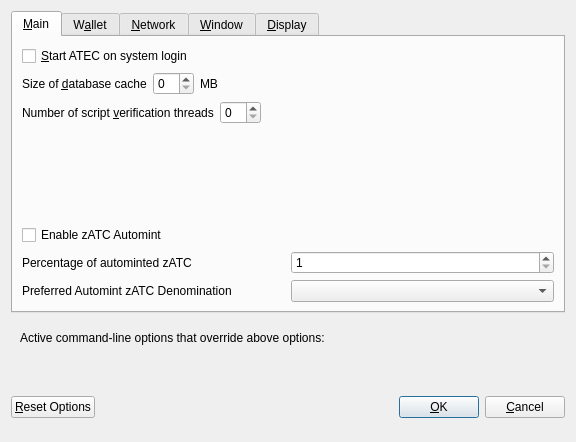
<?xml version="1.0" encoding="UTF-8"?>
<ui version="4.0">
 <class>OptionsDialog</class>
 <widget class="QDialog" name="OptionsDialog">
  <property name="geometry">
   <rect>
    <x>0</x>
    <y>0</y>
    <width>576</width>
    <height>442</height>
   </rect>
  </property>
  <property name="windowTitle">
   <string>Options</string>
  </property>
  <property name="modal">
   <bool>true</bool>
  </property>
  <layout class="QVBoxLayout" name="verticalLayout">
   <item>
    <widget class="QTabWidget" name="tabWidget">
     <property name="currentIndex">
      <number>0</number>
     </property>
     <widget class="QWidget" name="tabMain">
      <attribute name="title">
       <string>&amp;Main</string>
      </attribute>
      <layout class="QVBoxLayout" name="verticalLayout_Main">
       <item>
        <widget class="QCheckBox" name="bitcoinAtStartup">
         <property name="toolTip">
          <string>Automatically start ATEC after logging in to the system.</string>
         </property>
         <property name="text">
          <string>&amp;Start ATEC on system login</string>
         </property>
        </widget>
       </item>
       <item>
        <layout class="QHBoxLayout" name="horizontalLayout_2_Main">
         <item>
          <widget class="QLabel" name="databaseCacheLabel">
           <property name="text">
            <string>Size of &amp;database cache</string>
           </property>
           <property name="textFormat">
            <enum>Qt::PlainText</enum>
           </property>
           <property name="buddy">
            <cstring>databaseCache</cstring>
           </property>
          </widget>
         </item>
         <item>
          <widget class="QSpinBox" name="databaseCache"/>
         </item>
         <item>
          <widget class="QLabel" name="databaseCacheUnitLabel">
           <property name="text">
            <string>MB</string>
           </property>
           <property name="textFormat">
            <enum>Qt::PlainText</enum>
           </property>
          </widget>
         </item>
         <item>
          <spacer name="horizontalSpacer_2_Main">
           <property name="orientation">
            <enum>Qt::Horizontal</enum>
           </property>
           <property name="sizeHint" stdset="0">
            <size>
             <width>40</width>
             <height>20</height>
            </size>
           </property>
          </spacer>
         </item>
        </layout>
       </item>
       <item>
        <layout class="QHBoxLayout" name="horizontalLayout_3_Main">
         <item>
          <widget class="QLabel" name="threadsScriptVerifLabel">
           <property name="text">
            <string>Number of script &amp;verification threads</string>
           </property>
           <property name="textFormat">
            <enum>Qt::PlainText</enum>
           </property>
           <property name="buddy">
            <cstring>threadsScriptVerif</cstring>
           </property>
          </widget>
         </item>
         <item>
          <widget class="QSpinBox" name="threadsScriptVerif">
           <property name="toolTip">
            <string>(0 = auto, &lt;0 = leave that many cores free)</string>
           </property>
          </widget>
         </item>
         <item>
          <spacer name="horizontalSpacer_3_Main">
           <property name="orientation">
            <enum>Qt::Horizontal</enum>
           </property>
           <property name="sizeHint" stdset="0">
            <size>
             <width>40</width>
             <height>20</height>
            </size>
           </property>
          </spacer>
         </item>
        </layout>
       </item>
       <item>
        <spacer name="verticalSpacer_2">
         <property name="orientation">
          <enum>Qt::Vertical</enum>
         </property>
         <property name="sizeHint" stdset="0">
          <size>
           <width>20</width>
           <height>40</height>
          </size>
         </property>
        </spacer>
       </item>
       <item>
        <widget class="QCheckBox" name="checkBoxZeromintEnable">
         <property name="toolTip">
          <string>Enable automatic minting of ATC units to zATC</string>
         </property>
         <property name="layoutDirection">
          <enum>Qt::LeftToRight</enum>
         </property>
         <property name="text">
          <string>Enable zATC Automint</string>
         </property>
        </widget>
       </item>
       <item>
        <layout class="QHBoxLayout" name="horizontalLayout_3">
         <item>
          <widget class="QLabel" name="percentage_label">
           <property name="toolTip">
            <string>Percentage of incoming ATC which get automatically converted to zATC via Zerocoin Protocol (min: 10%)</string>
           </property>
           <property name="text">
            <string>Percentage of autominted zATC</string>
           </property>
          </widget>
         </item>
         <item>
          <widget class="QSpinBox" name="zeromintPercentage">
           <property name="minimum">
            <number>1</number>
           </property>
           <property name="maximum">
            <number>100</number>
           </property>
          </widget>
         </item>
        </layout>
       </item>
       <item>
        <layout class="QHBoxLayout" name="horizontalLayout" stretch="0,0">
         <property name="sizeConstraint">
          <enum>QLayout::SetFixedSize</enum>
         </property>
         <item>
          <widget class="QLabel" name="labelPreferredDenom">
           <property name="maximumSize">
            <size>
             <width>16777215</width>
             <height>16777215</height>
            </size>
           </property>
           <property name="toolTip">
            <string>Wait with automatic conversion to Zerocoin until enough ATC for this denomination is available</string>
           </property>
           <property name="text">
            <string>Preferred Automint zATC Denomination</string>
           </property>
          </widget>
         </item>
         <item>
          <widget class="QComboBox" name="preferredDenom">
           <property name="maximumSize">
            <size>
             <width>16777215</width>
             <height>27</height>
            </size>
           </property>
           <property name="toolTip">
            <string>Wait with automatic conversion to Zerocoin until enough ATC for this denomination is available</string>
           </property>
           <property name="maxVisibleItems">
            <number>9</number>
           </property>
           <property name="maxCount">
            <number>9</number>
           </property>
          </widget>
         </item>
        </layout>
       </item>
      </layout>
     </widget>
     <widget class="QWidget" name="tabWallet">
      <attribute name="title">
       <string>W&amp;allet</string>
      </attribute>
      <layout class="QVBoxLayout" name="verticalLayout_Wallet">
       <item>
        <layout class="QHBoxLayout" name="horizontalLayout_2_Wallet">
         <item>
          <widget class="QLabel" name="labelStakeSplitThresholdText">
           <property name="text">
            <string>Stake split threshold:</string>
           </property>
          </widget>
         </item>
         <item>
          <widget class="QSpinBox" name="spinBoxStakeSplitThreshold">
           <property name="minimum">
            <number>1</number>
           </property>
           <property name="maximum">
            <number>999999</number>
           </property>
          </widget>
         </item>
        </layout>
       </item>
       <item>
        <widget class="QGroupBox" name="groupBox">
         <property name="title">
          <string>Expert</string>
         </property>
         <layout class="QVBoxLayout" name="verticalLayout_2">
          <item>
           <widget class="QCheckBox" name="coinControlFeatures">
            <property name="toolTip">
             <string>Whether to show coin control features or not.</string>
            </property>
            <property name="text">
             <string>Enable coin &amp;control features</string>
            </property>
           </widget>
          </item>
          <item>
           <widget class="QCheckBox" name="showMasternodesTab">
            <property name="toolTip">
             <string>Show additional tab listing all your masternodes in first sub-tab&lt;br/&gt;and all masternodes on the network in second sub-tab.</string>
            </property>
            <property name="text">
             <string>Show Masternodes Tab</string>
            </property>
           </widget>
          </item>
          <item>
           <widget class="QCheckBox" name="spendZeroConfChange">
            <property name="toolTip">
             <string>If you disable the spending of unconfirmed change, the change from a transaction&lt;br/&gt;cannot be used until that transaction has at least one confirmation.&lt;br/&gt;This also affects how your balance is computed.</string>
            </property>
            <property name="text">
             <string>&amp;Spend unconfirmed change</string>
            </property>
           </widget>
          </item>
         </layout>
        </widget>
       </item>
       <item>
        <spacer name="verticalSpacer_Wallet">
         <property name="orientation">
          <enum>Qt::Vertical</enum>
         </property>
         <property name="sizeHint" stdset="0">
          <size>
           <width>20</width>
           <height>40</height>
          </size>
         </property>
        </spacer>
       </item>
      </layout>
     </widget>
     <widget class="QWidget" name="tabNetwork">
      <attribute name="title">
       <string>&amp;Network</string>
      </attribute>
      <layout class="QVBoxLayout" name="verticalLayout_Network">
       <item>
        <widget class="QCheckBox" name="mapPortUpnp">
         <property name="toolTip">
          <string>Automatically open the ATEC client port on the router. This only works when your router supports UPnP and it is enabled.</string>
         </property>
         <property name="text">
          <string>Map port using &amp;UPnP</string>
         </property>
        </widget>
       </item>
       <item>
        <widget class="QCheckBox" name="allowIncoming">
         <property name="toolTip">
          <string>Accept connections from outside</string>
         </property>
         <property name="text">
          <string>Allow incoming connections</string>
         </property>
        </widget>
       </item>
       <item>
        <widget class="QCheckBox" name="connectSocks">
         <property name="toolTip">
          <string>Connect to the ATEC network through a SOCKS5 proxy.</string>
         </property>
         <property name="text">
          <string>&amp;Connect through SOCKS5 proxy (default proxy):</string>
         </property>
        </widget>
       </item>
       <item>
        <layout class="QHBoxLayout" name="horizontalLayout_1_Network">
         <item>
          <widget class="QLabel" name="proxyIpLabel">
           <property name="text">
            <string>Proxy &amp;IP:</string>
           </property>
           <property name="textFormat">
            <enum>Qt::PlainText</enum>
           </property>
           <property name="buddy">
            <cstring>proxyIp</cstring>
           </property>
          </widget>
         </item>
         <item>
          <widget class="QValidatedLineEdit" name="proxyIp">
           <property name="minimumSize">
            <size>
             <width>140</width>
             <height>0</height>
            </size>
           </property>
           <property name="maximumSize">
            <size>
             <width>140</width>
             <height>16777215</height>
            </size>
           </property>
           <property name="toolTip">
            <string>IP address of the proxy (e.g. IPv4: 127.0.0.1 / IPv6: ::1)</string>
           </property>
          </widget>
         </item>
         <item>
          <widget class="QLabel" name="proxyPortLabel">
           <property name="text">
            <string>&amp;Port:</string>
           </property>
           <property name="textFormat">
            <enum>Qt::PlainText</enum>
           </property>
           <property name="buddy">
            <cstring>proxyPort</cstring>
           </property>
          </widget>
         </item>
         <item>
          <widget class="QLineEdit" name="proxyPort">
           <property name="minimumSize">
            <size>
             <width>55</width>
             <height>0</height>
            </size>
           </property>
           <property name="maximumSize">
            <size>
             <width>55</width>
             <height>16777215</height>
            </size>
           </property>
           <property name="toolTip">
            <string>Port of the proxy (e.g. 9050)</string>
           </property>
          </widget>
         </item>
         <item>
          <spacer name="horizontalSpacer_1_Network">
           <property name="orientation">
            <enum>Qt::Horizontal</enum>
           </property>
           <property name="sizeHint" stdset="0">
            <size>
             <width>40</width>
             <height>20</height>
            </size>
           </property>
          </spacer>
         </item>
        </layout>
       </item>
       <item>
        <spacer name="verticalSpacer_Network">
         <property name="orientation">
          <enum>Qt::Vertical</enum>
         </property>
         <property name="sizeHint" stdset="0">
          <size>
           <width>20</width>
           <height>40</height>
          </size>
         </property>
        </spacer>
       </item>
      </layout>
     </widget>
     <widget class="QWidget" name="tabWindow">
      <attribute name="title">
       <string>&amp;Window</string>
      </attribute>
      <layout class="QVBoxLayout" name="verticalLayout_Window">
       <item>
        <widget class="QCheckBox" name="minimizeToTray">
         <property name="toolTip">
          <string>Show only a tray icon after minimizing the window.</string>
         </property>
         <property name="text">
          <string>&amp;Minimize to the tray instead of the taskbar</string>
         </property>
        </widget>
       </item>
       <item>
        <widget class="QCheckBox" name="minimizeOnClose">
         <property name="toolTip">
          <string>Minimize instead of exit the application when the window is closed. When this option is enabled, the application will be closed only after selecting Quit in the menu.</string>
         </property>
         <property name="text">
          <string>M&amp;inimize on close</string>
         </property>
        </widget>
       </item>
       <item>
        <spacer name="verticalSpacer_Window">
         <property name="orientation">
          <enum>Qt::Vertical</enum>
         </property>
         <property name="sizeHint" stdset="0">
          <size>
           <width>20</width>
           <height>40</height>
          </size>
         </property>
        </spacer>
       </item>
      </layout>
     </widget>
     <widget class="QWidget" name="tabDisplay">
      <attribute name="title">
       <string>&amp;Display</string>
      </attribute>
      <layout class="QVBoxLayout" name="verticalLayout_Display">
       <item>
        <layout class="QHBoxLayout" name="horizontalLayout_1_Display">
         <item>
          <widget class="QLabel" name="langLabel">
           <property name="text">
            <string>User Interface &amp;language:</string>
           </property>
           <property name="textFormat">
            <enum>Qt::PlainText</enum>
           </property>
           <property name="buddy">
            <cstring>lang</cstring>
           </property>
          </widget>
         </item>
         <item>
          <widget class="QValueComboBox" name="lang">
           <property name="toolTip">
            <string>The user interface language can be set here. This setting will take effect after restarting ATEC.</string>
           </property>
          </widget>
         </item>
        </layout>
       </item>
       <item>
        <widget class="QLabel" name="label_3">
         <property name="toolTip">
          <string notr="true"/>
         </property>
         <property name="statusTip">
          <string notr="true"/>
         </property>
         <property name="whatsThis">
          <string notr="true"/>
         </property>
         <property name="accessibleName">
          <string notr="true"/>
         </property>
         <property name="text">
          <string>Language missing or translation incomplete? Help contributing translations here:
https://www.transifex.com/atec-project/atec-project-translations</string>
         </property>
         <property name="wordWrap">
          <bool>true</bool>
         </property>
         <property name="openExternalLinks">
          <bool>true</bool>
         </property>
         <property name="textInteractionFlags">
          <set>Qt::TextBrowserInteraction</set>
         </property>
        </widget>
       </item>
       <item>
        <layout class="QHBoxLayout" name="horizontalLayout_4_Display" stretch="0,0">
         <item>
          <widget class="QLabel" name="themeLabel">
           <property name="text">
            <string>User Interface Theme:</string>
           </property>
          </widget>
         </item>
         <item>
          <widget class="QValueComboBox" name="theme"/>
         </item>
        </layout>
       </item>
       <item>
        <widget class="Line" name="line">
         <property name="orientation">
          <enum>Qt::Horizontal</enum>
         </property>
        </widget>
       </item>
       <item>
        <layout class="QHBoxLayout" name="horizontalLayout_2_Display">
         <item>
          <widget class="QLabel" name="unitLabel">
           <property name="text">
            <string>&amp;Unit to show amounts in:</string>
           </property>
           <property name="textFormat">
            <enum>Qt::PlainText</enum>
           </property>
           <property name="buddy">
            <cstring>unit</cstring>
           </property>
          </widget>
         </item>
         <item>
          <widget class="QValueComboBox" name="unit">
           <property name="toolTip">
            <string>Choose the default subdivision unit to show in the interface and when sending coins.</string>
           </property>
          </widget>
         </item>
        </layout>
       </item>
       <item>
        <layout class="QHBoxLayout" name="horizontalLayout_5_Display">
         <item>
          <widget class="QLabel" name="digitsLabel">
           <property name="text">
            <string>Decimal digits</string>
           </property>
          </widget>
         </item>
         <item>
          <widget class="QValueComboBox" name="digits"/>
         </item>
        </layout>
       </item>
       <item>
        <widget class="QCheckBox" name="checkBoxHideZeroBalances">
         <property name="toolTip">
          <string>Hide empty balances</string>
         </property>
         <property name="layoutDirection">
          <enum>Qt::LeftToRight</enum>
         </property>
         <property name="text">
          <string>Hide empty balances</string>
         </property>
        </widget>
       </item>
       <item>
        <layout class="QHBoxLayout" name="horizontalLayout_3_Display">
         <item>
          <widget class="QLabel" name="thirdPartyTxUrlsLabel">
           <property name="toolTip">
            <string>Third party URLs (e.g. a block explorer) that appear in the transactions tab as context menu items. %s in the URL is replaced by transaction hash. Multiple URLs are separated by vertical bar |.</string>
           </property>
           <property name="text">
            <string>Third party transaction URLs</string>
           </property>
           <property name="buddy">
            <cstring>thirdPartyTxUrls</cstring>
           </property>
          </widget>
         </item>
         <item>
          <widget class="QLineEdit" name="thirdPartyTxUrls">
           <property name="toolTip">
            <string>Third party URLs (e.g. a block explorer) that appear in the transactions tab as context menu items. %s in the URL is replaced by transaction hash. Multiple URLs are separated by vertical bar |.</string>
           </property>
          </widget>
         </item>
        </layout>
       </item>
       <item>
        <spacer name="verticalSpacer">
         <property name="orientation">
          <enum>Qt::Vertical</enum>
         </property>
         <property name="sizeHint" stdset="0">
          <size>
           <width>20</width>
           <height>40</height>
          </size>
         </property>
        </spacer>
       </item>
      </layout>
     </widget>
    </widget>
   </item>
   <item>
    <widget class="QFrame" name="frame">
     <layout class="QVBoxLayout" name="verticalLayout_Bottom">
      <item>
       <layout class="QHBoxLayout" name="horizontalLayout_Bottom">
        <item>
         <widget class="QLabel" name="overriddenByCommandLineInfoLabel">
          <property name="text">
           <string>Active command-line options that override above options:</string>
          </property>
          <property name="textFormat">
           <enum>Qt::PlainText</enum>
          </property>
         </widget>
        </item>
        <item>
         <spacer name="horizontalSpacer_Bottom">
          <property name="orientation">
           <enum>Qt::Horizontal</enum>
          </property>
          <property name="sizeHint" stdset="0">
           <size>
            <width>40</width>
            <height>20</height>
           </size>
          </property>
         </spacer>
        </item>
       </layout>
      </item>
      <item>
       <widget class="QLabel" name="overriddenByCommandLineLabel">
        <property name="text">
         <string/>
        </property>
        <property name="textFormat">
         <enum>Qt::PlainText</enum>
        </property>
        <property name="wordWrap">
         <bool>true</bool>
        </property>
       </widget>
      </item>
     </layout>
    </widget>
   </item>
   <item>
    <layout class="QHBoxLayout" name="horizontalLayout_Buttons">
     <item>
      <widget class="QPushButton" name="resetButton">
       <property name="toolTip">
        <string>Reset all client options to default.</string>
       </property>
       <property name="text">
        <string>&amp;Reset Options</string>
       </property>
       <property name="autoDefault">
        <bool>false</bool>
       </property>
      </widget>
     </item>
     <item>
      <spacer name="horizontalSpacer_1">
       <property name="orientation">
        <enum>Qt::Horizontal</enum>
       </property>
       <property name="sizeHint" stdset="0">
        <size>
         <width>40</width>
         <height>48</height>
        </size>
       </property>
      </spacer>
     </item>
     <item>
      <widget class="QLabel" name="statusLabel">
       <property name="minimumSize">
        <size>
         <width>200</width>
         <height>0</height>
        </size>
       </property>
       <property name="font">
        <font>
         <weight>75</weight>
         <bold>true</bold>
        </font>
       </property>
       <property name="text">
        <string/>
       </property>
       <property name="textFormat">
        <enum>Qt::PlainText</enum>
       </property>
       <property name="wordWrap">
        <bool>true</bool>
       </property>
      </widget>
     </item>
     <item>
      <spacer name="horizontalSpacer_2">
       <property name="orientation">
        <enum>Qt::Horizontal</enum>
       </property>
       <property name="sizeHint" stdset="0">
        <size>
         <width>40</width>
         <height>48</height>
        </size>
       </property>
      </spacer>
     </item>
     <item>
      <widget class="QPushButton" name="okButton">
       <property name="text">
        <string>&amp;OK</string>
       </property>
       <property name="autoDefault">
        <bool>false</bool>
       </property>
       <property name="default">
        <bool>true</bool>
       </property>
      </widget>
     </item>
     <item>
      <widget class="QPushButton" name="cancelButton">
       <property name="text">
        <string>&amp;Cancel</string>
       </property>
       <property name="autoDefault">
        <bool>false</bool>
       </property>
      </widget>
     </item>
    </layout>
   </item>
  </layout>
 </widget>
 <customwidgets>
  <customwidget>
   <class>QValidatedLineEdit</class>
   <extends>QLineEdit</extends>
   <header>qvalidatedlineedit.h</header>
  </customwidget>
  <customwidget>
   <class>QValueComboBox</class>
   <extends>QComboBox</extends>
   <header>qvaluecombobox.h</header>
  </customwidget>
 </customwidgets>
 <resources/>
 <connections/>
</ui>
